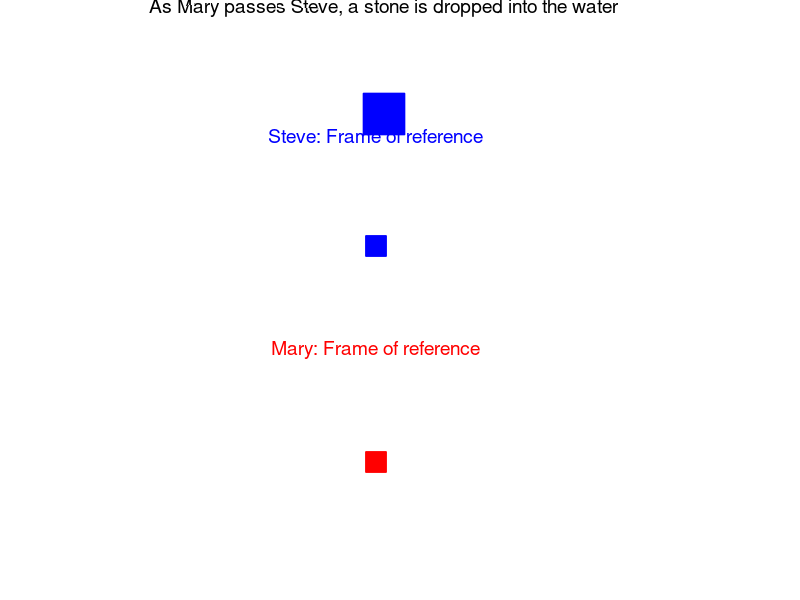

The MATLAB source for this figure: (Note: this script raises an error after producing the figure.)
% mpSR03.m
% 190618  Matlab R2018b

% SPECIAL RELATIVITY ANIMATIONS
% Einstein's Postulates:
% The speed of light is independent of an observer.
% Water waves propagating as seen by two observers Mary and Steve

% DOING PHYSICS ONLINE 
%    https://d-arora.github.io/Doing-Physics-With-Matlab/
% Scripts
%     http://www.physics.usyd.edu.au/teach_res/mp/mscripts/

% VISUAL PHYSICS ONLINE
%    http://www.physics.usyd.edu.au/teach_res/hsp/sp/spHome.htm

% Documentation
%    http://www.physics.usyd.edu.au/teach_res/hsp/sp/mod72/mod72A.htm
% Ian Cooper  ian.cooper@sydney.edu.au
% School of Physics, University of Sydney

close all
clear
clc

% ANIMATION and GIF file ==============================================

% file name for animated gif   
    ag_name = 'ag_SR.gif'; 
% Delay in seconds before displaying the next image  
    delay = 0.05;
    frame1 = 0;

% SETUP ===============================================================
% Steve: Fixed frame of reference (stationary)
% Mary:  Moving frame of reference (w.r.t Steve's frame)
% Number of time steps
  N = 121;
% Velocity of Mary's frame of reference w.r.t. Steve's frame of reference
  v = 8;
% Speed of light
  c = 13;
% Time in the Steve's frame and time step
  t = linspace(0,18,N);
  dt = t(2) - t(1);
% Position of Mary w.r.t. Steve
  xM = -65 + v.*t;
% limits for X axis
  xMin = -60;
  xMax = 60;
  xLmin = -85;
  xLmax = 85;
% Circle radius
  R = 0;
  
  
% GRAPHICS ============================================================

 figure(1)
   pos = [0.02 0.05 0.3 0.60];
   set(gcf,'Units','normalized')
   set(gcf,'Position',pos)
   set(gcf,'color','w')
    
for cc = 1 : N 
  subplot('position',[0.08,0.75,0.8,0.20])
     xlim([xMin xMax])
     ylim([-1 1])
 % Steve's position    
      xP = 0; yP = -0.4;
      Hplot = plot(xP,yP,'sb');
      set(Hplot,'markerfacecolor','b','markersize',30)
      hold on
     
 % Mary's position  
     xP = xM(cc);  yP = 0.4;    
     Hplot = plot(xP,yP,'sr');
     set(Hplot,'markerfacecolor','r','markersize',30)

% Light flash ON
     if xM(cc) > -10
      xP = 0; yP = 0;
      Hplot = plot(xP,yP,'og');
      set(Hplot,'markerfacecolor','g','markersize',20) 
     end

% Light flash OFF
     if xM(cc) > 10 
      xP = 0; yP = 0;
      Hplot = plot(xP,yP,'ow');
      set(Hplot,'markerfacecolor','w','markersize',20) 
     end
     
     H = title('As Mary passes Steve, a stone is dropped into the water'); 
     set(H,'fontweight','normal','fontsize',14)
     axis off
     xlim([xMin xMax])
     ylim([-1 1]) 
     pause(0.1)
     hold off 
 
 % Steve's Frame of reference  ----------------------------------------  
  subplot('position',[0.27,0.44,0.4,0.3])
     xlim([xLmin xLmax])
     ylim([xLmin xLmax])  
     axis square
     box on
 
      xP = 0; yP = 0;
      Hplot = plot(xP,yP,'sb');
      set(Hplot,'markerfacecolor','b','markersize',15)
      axis square
      hold on
      
     if xM(cc) > -10  && R < 125 
         [xP, yP] = circle(R,0,0);
         plot(xP,yP,'g','linewidth',4) 
                         
         xlim([xLmin xLmax])
         ylim([xLmin xLmax]) 
         hold off    
     end 
     
     H = title('Steve: Frame of reference'); 
     set(H,'fontweight','normal','color','b','fontsize',14)
     axis off
     
 % Mary's Frame of reference   ----------------------------------------   
  subplot('position',[0.27,0.08,0.4,0.3])
     xlim([xLmin xLmax])
     ylim([xLmin xLmax])  
     axis square
     box on
 
     xP = 0; yP = 0;
      Hplot = plot(xP,yP,'sr');
      set(Hplot,'markerfacecolor','r','markersize',15)
      axis square
      hold on
     
     if xM(cc) > -10  && R < 125
         [xP, yP] = circle(R,0,0);
         xP = xP - xM(cc); 
         plot(xP,yP,'g','linewidth',4)  
                 
         xlim([xLmin xLmax])
         ylim([xLmin xLmax])  
         hold off
         axis square
         R = R + c*dt;
     end
     
     H = title('Mary: Frame of reference');
     set(H,'fontweight','normal','color','r','fontsize',14)
     
     H = text(50,-90,'mpSR04.m');
     set(H,'fontweight','normal','color','k','fontsize',8)
     
    axis off
    
     frame1 = frame1 + 1;
         frame = getframe(1);
         im = frame2im(frame);
         [imind,cm] = rgb2ind(im,256);
         % On the first loop, create the file. In subsequent loops, append.
         if frame1 == 1
           imwrite(imind,cm,ag_name,'gif','DelayTime',delay,'loopcount',inf);
         else
          imwrite(imind,cm,ag_name,'gif','DelayTime',delay,'writemode','append');
         end
end
  
  function [xP, yP] = circle(aC,xC,yC)
    theta = linspace(0,2*pi,501);
    xP = xC + aC.*cos(theta);
    yP = yC + aC.*sin(theta);
  end
   
